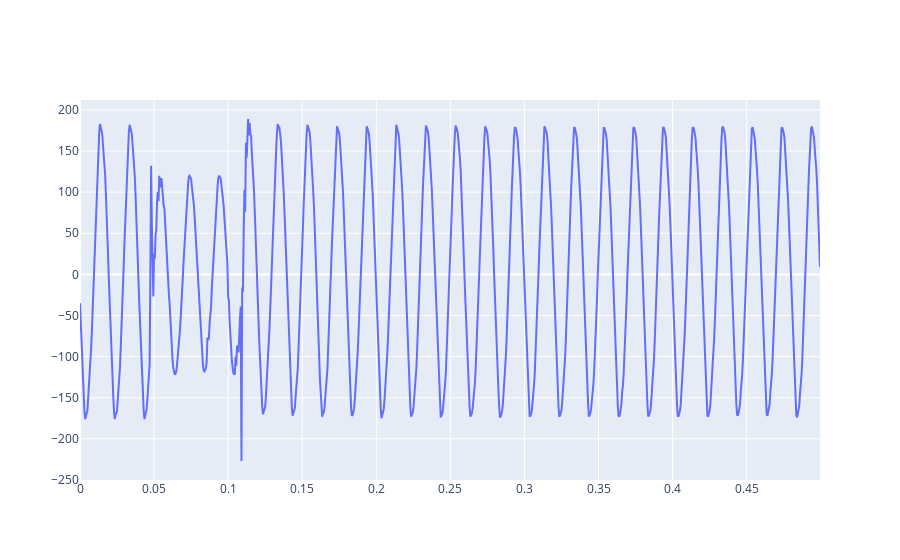

Write notebook code for a chart like this one.
### Code cell
import wave  
import numpy as np
import plotly.graph_objects as go
import os	

import os
import sys
import argparse
from pathlib import Path

import numpy as np
import torch

from sine_utils import run_sine_segmentation
from sine_visualize import visualize_trajectory

sys.path.append(os.path.abspath('..'))
from models import LatentODEBuilder

a = []
datapath = r'/home/user/codes/POWERODE/ode/LatentSegmentedODE-main/LatentSegmentedODE-main/SineWave/Data/power/data1'
for filepath,dirnames,filenames in os.walk(datapath):
    break
i = 0
for filename in filenames:

    filepath = datapath + '/'
    filepath = filepath + filename

    f = wave.open(filepath, "rb")

    params = f.getparams()  
    nchannels, sampwidth, framerate, nframes = params[:4]

    str_data  = f.readframes(nframes)  
    f.close()
    wave_data = np.fromstring(str_data, dtype=np.short)
    wave_data.shape = -1, 1
    wave_data = wave_data.T
    time = np.arange(0, nframes) * (1.0 / framerate)

    fig = go.Figure()				
    fig.add_trace(go.Scatter(x=time,y=wave_data[0]))
    fig.show()	
    i+=1
    wave_data = np.expand_dims(wave_data,axis=1)
    wave_data.shape = 1,1000,1
    a = [94, 128]
    b = np.asarray(a)
    c = (wave_data,time,b)

    # visualize_trajectory(data, ts, model, ax)
    data = [c,c]
    np.random.seed(2547)

    device = torch.device('cuda:0')

    # Disables autograd, reduces memory usage
    torch.autograd.set_grad_enabled(False)

    des = "Evaluate trained model on Sine Wave data."
    parser = argparse.ArgumentParser(description=des)
    parser.add_argument("--model_file", type=str)
    parser.add_argument("--data_file", type=str)
    parser.add_argument("--n_samp", type=int, default=1000)
    parser.add_argument("--min_seg_len", type=int, default=50)
    parser.add_argument("--K", type=float, default=200)
    parser.add_argument("--n_dec", type=int, default=2)
    parser.add_argument("--l_var", type=float, default=1)
    # args = parser.parse_args()
    args = parser.parse_known_args()[0]

    model_root = Path("./Models")
    output_root = Path("./Results")

    save_data = torch.load(r'/home/user/codes/POWERODE/ode/LatentSegmentedODE-main/LatentSegmentedODE-main/SineWave/Models/sine_lode_sine_train_10000_1000_0.5_0.02_2024-01-06-18-01-46')

    model_args = save_data['model_args']
    model = LatentODEBuilder(model_args).build_model().to(device)
    model.load_state_dict(save_data['model_state_dict'])

    
    # test_args = {
    # 'n_samp': args.n_samp,
    # 'min_seg_len': args.min_seg_len,
    # 'K': args.K,
    # 'n_dec': args.n_dec,
    # 'l_var': args.l_var
    # }
    # pred_all, scores_all = run_sine_segmentation(data, model, **test_args)

### Figure 1 — Plotly figure (JSON) as saved in the notebook; plotly's stock layout.template omitted (floating-point values rounded to 4 significant figures; data arrays with more than 128 entries replaced by an {"elided": "..."} marker saying what was removed)
{"data": [{"type": "scatter", "x": {"elided": "1000 float values"}, "y": {"elided": "1000 int values"}}], "layout": {}}
